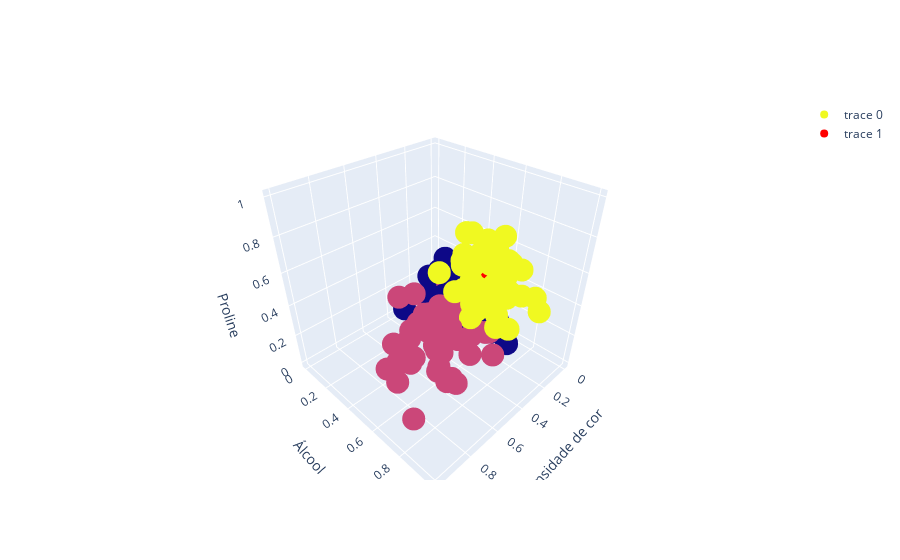

The notebook cell saved with this chart:
### Code cell
fig.add_trace(go.Scatter3d(x = centros['Intensidade_cor'],
                           y = centros['Alcool'],
                           z = centros['Proline'],
                           mode = 'markers',
                           marker = dict(color = 'red'),
                           text = [0,1,2] ))

fig.show()

### Figure 1 — Plotly figure (JSON) as saved in the notebook; plotly's stock layout.template omitted (floating-point values rounded to 4 significant figures; data arrays with more than 128 entries replaced by an {"elided": "..."} marker saying what was removed)
{"data": [{"marker": {"color": {"elided": "178 int values"}}, "mode": "markers", "text": {"elided": "178 int values"}, "type": "scatter3d", "x": {"elided": "178 float values"}, "y": {"elided": "178 float values"}, "z": {"elided": "178 float values"}}, {"marker": {"color": "red"}, "mode": "markers", "text": ["0", "1", "2"], "type": "scatter3d", "x": [0.1517, 0.5173, 0.3594], "y": [0.323, 0.5583, 0.7111], "z": [0.1675, 0.2493, 0.596]}], "layout": {"scene": {"xaxis": {"title": {"text": "Intensidade de cor"}}, "yaxis": {"title": {"text": "Álcool"}}, "zaxis": {"title": {"text": "Proline"}}}}}
